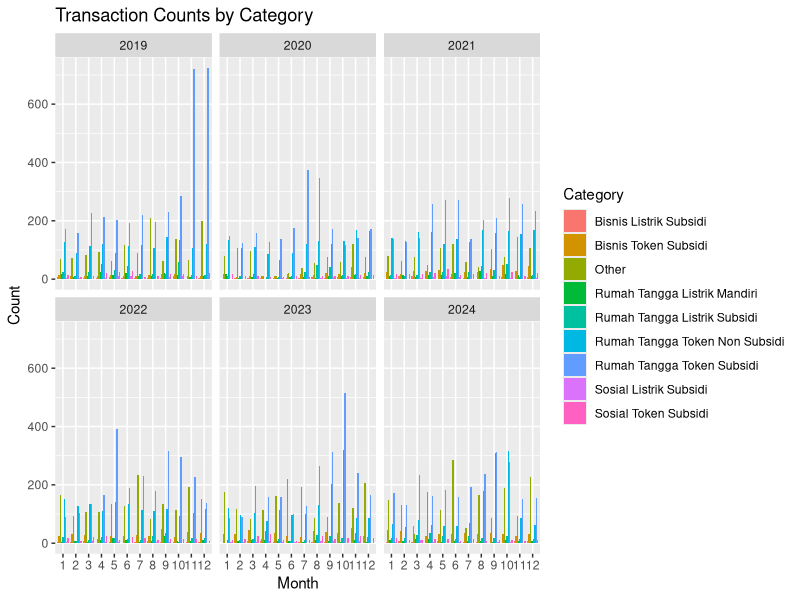
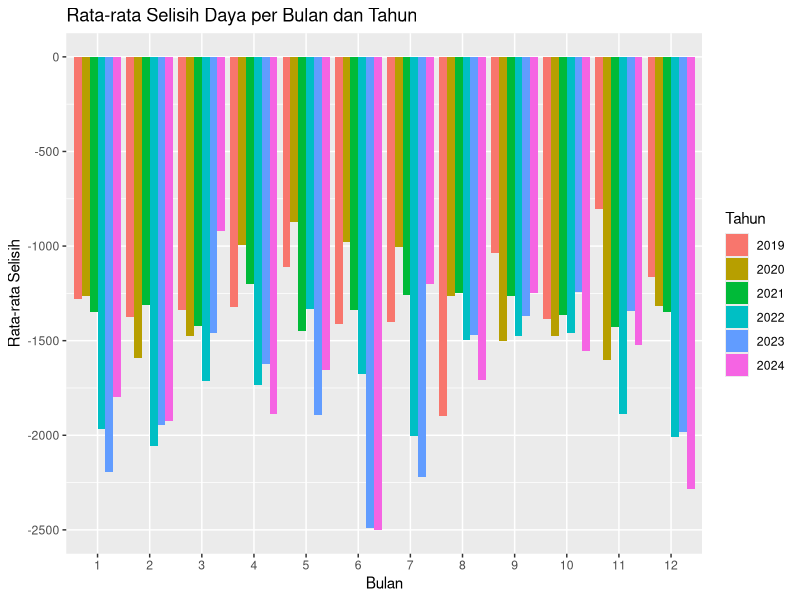

These charts were generated, in order, by the following R code:
library(readxl)
library(dplyr)
library(ggplot2)
library(lubridate)

data <- read_excel('tl baru.xlsx',sheet = "Sheet1")
head(data)
data <- data.frame(data)

# Convert TGL.MOHON to Datetime
data$TGL.MOHON <- ymd_hms(data$TGL.MOHON)

# Extract year and month
data <- data %>%
  mutate(Year = year(TGL.MOHON),
         Month = month(TGL.MOHON))

# Handle NA values (replace with your preferred NA handling)
data$TARIF.LAMA[is.na(data$TARIF.LAMA)] <- 0
data$DAYA.LAMA[is.na(data$DAYA.LAMA)] <- 0
data

# Categorize transactions
data <- data %>%
  mutate(Category = case_when(
    substr(TARIF, 1, 1) == "R" & substr(TARIF, nchar(TARIF) - 1, nchar(TARIF)) == "MT" ~ "Rumah Tangga Token Non Subsidi",
    substr(TARIF, 1, 1) == "R" & substr(TARIF, nchar(TARIF), nchar(TARIF)) == "T" ~ "Rumah Tangga Token Subsidi",
    substr(TARIF, 1, 1) == "R" & substr(TARIF, nchar(TARIF), nchar(TARIF)) == "M" ~ "Rumah Tangga Listrik Mandiri",
    substr(TARIF, 1, 1) == "R" & grepl("\\d$", TARIF) ~ "Rumah Tangga Listrik Subsidi",
    substr(TARIF, 1, 1) == "B" & substr(TARIF, nchar(TARIF) - 1, nchar(TARIF)) == "MT" ~ "Bisnis Token Non Subsidi",
    substr(TARIF, 1, 1) == "B" & substr(TARIF, nchar(TARIF), nchar(TARIF)) == "T" ~ "Bisnis Token Subsidi",
    substr(TARIF, 1, 1) == "B" & substr(TARIF, nchar(TARIF), nchar(TARIF)) == "M" ~ "Bisnis Listrik Mandiri",
    substr(TARIF, 1, 1) == "B" & grepl("\\d$", TARIF) ~ "Bisnis Listrik Subsidi",
    substr(TARIF, 1, 1) == "S" & substr(TARIF, nchar(TARIF) - 1, nchar(TARIF)) == "MT" ~ "Sosial Token Non Subsidi",
    substr(TARIF, 1, 1) == "S" & substr(TARIF, nchar(TARIF), nchar(TARIF)) == "T" ~ "Sosial Token Subsidi",
    substr(TARIF, 1, 1) == "S" & substr(TARIF, nchar(TARIF), nchar(TARIF)) == "M" ~ "Sosial Listrik Mandiri",
    substr(TARIF, 1, 1) == "S" & grepl("\\d$", TARIF) ~ "Sosial Listrik Subsidi",
    TRUE ~ "Other"
  ))

#Filter data based on daya and jenis transaksi
data <- data %>% filter(between(as.numeric(DAYA), 450, 11000), JENIS.TRANSAKSI %in% c("PASANG BARU", "PERUBAHAN DAYA", "PENERANGAN SEMENTARA"))

# Count transactions by category, year, and month
transaction_counts <- data %>%
  group_by(Category, Year, Month) %>%
  summarize(Count = n())
transaction_counts_year <- data %>%
  group_by(Category, Year) %>%
  summarize(Count = n())
transaction_counts_month <- data %>%
  group_by(Category, Month) %>%
  summarize(Count = n())

print("Transaction Counts by Category:")
print(transaction_counts)
print("Transaction Counts by Category per Year:")
print(transaction_counts_year)
print("Transaction Counts by Category per Month:")
print(transaction_counts_month)
writexl::write_xlsx(transaction_counts,"Transaction Counts.xlsx")
writexl::write_xlsx(transaction_counts_year,"Transaction Counts per Year.xlsx")
writexl::write_xlsx(transaction_counts_month,"Transaction Counts per Month.xlsx")

# Count Pasang Baru transactions
pasang_baru <- data %>%
  filter(JENIS.TRANSAKSI == "PASANG BARU") %>%
  group_by(Year, Month) %>%
  summarize(Count = n())

# Count Penerangan Sementara transactions
penerangan_sementara <- data %>%
  filter(JENIS.TRANSAKSI == "PENERANGAN SEMENTARA") %>%
  group_by(Year, Month) %>%
  summarize(Count = n())

print("\nPasang Baru Counts:")
print(pasang_baru)
print("\nPenerangan Sementara Counts:")
print(penerangan_sementara)
writexl::write_xlsx(pasang_baru,"Pasang Baru.xlsx")
writexl::write_xlsx(penerangan_sementara,"Penerangan Sementara.xlsx")

# "DAYA LAMA-DAYA" Calculations
data <- data %>%
  mutate(
    SELISIH.DAYA = as.numeric(DAYA.LAMA) - as.numeric(DAYA)
  )

print("\nData with Differences:")
print(data)
data <- na.omit(data)
writexl::write_xlsx(data,"Data Final.xlsx")

# Example:  Assuming "ESDM" and "BPBL" are substrings in NAMA
esdm_counts <- data %>%
  mutate(HasESDM = grepl("ESDM", NAMA)) %>%
  group_by(Year) %>%
  summarize(ESDMCount = sum(HasESDM, na.rm = TRUE))

bpbl_counts <- data %>%
  mutate(HasBPBL = grepl("BPBL", ASAL.MOHON)) %>%
  group_by(Year) %>%
  summarize(BPBLCount = sum(HasBPBL, na.rm = TRUE))

print("\nESDM Counts:")
print(esdm_counts)
print("\nBPBL Counts:")
print(bpbl_counts)
writexl::write_xlsx(esdm_counts,"ESDM.xlsx")
writexl::write_xlsx(bpbl_counts,"BPBL.xlsx")

# Plotting (requires ggplot2)
# plot for transaction counts by category
transaction_counts <- na.omit(transaction_counts)
ggplot(transaction_counts, aes(x = as.factor(Month), y = Count, fill = Category)) +
  geom_bar(stat = "identity", position = "dodge", na.rm = TRUE) +
  facet_wrap(~Year) +
  labs(title = "Transaction Counts by Category", x = "Month", y = "Count")

# Bar plot showing average DAYA LAMA-DAYA per month and year
ggplot(data, aes(x = as.factor(Month), y = SELISIH.DAYA, fill = as.factor(Year))) +
  geom_bar(stat = "summary", fun = "mean", position = "dodge", na.rm = TRUE) +  # Show average
  labs(title = "Rata-rata Selisih Daya per Bulan dan Tahun", x = "Bulan", y = "Rata-rata Selisih", fill = "Tahun")
